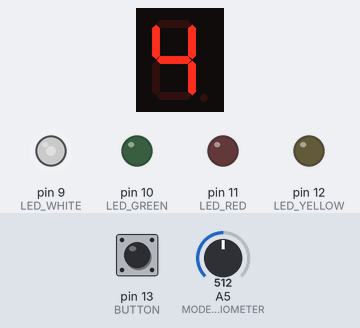
Bench run of a sketch on a simulated Arduino Uno, built with avr-gcc and run on an emulated ATmega328P. On the bench: 1-digit seven-segment display, output pins drawn as LEDs (lit = HIGH). Wiring (inferred from the names in the program): 1-digit 7-segment display, segments lit when HIGH: segments pin 2, pin 3, pin 4, pin 5, pin 6, pin 7, pin 8. Inputs (shaded band) come from the test bench; at power-on: A5 (MODE_POTENTIOMETER) = 512, pin 13 (BUTTON) LOW. Random numbers use the default seed unless the sketch sets one; the segment pins are drawn as the display they are named for; pins used as bus, display or sensor lines are not drawn; what the sketch prints to the serial monitor is not drawn.

Above: at 1.2 s.
1.3 s: A5 (MODE_POTENTIOMETER) set to 458
4.3 s: A5 (MODE_POTENTIOMETER) set to 442
At 4.8 s:
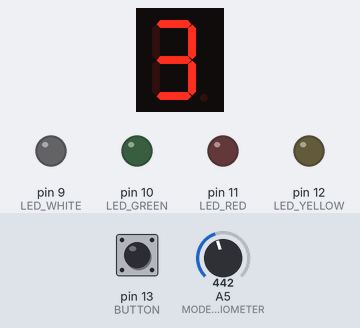
5.8 s: A5 (MODE_POTENTIOMETER) set to 716
At 6.05 s:
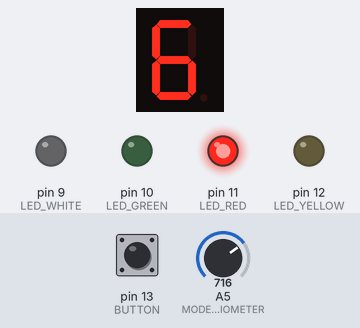
7.9 s: A5 (MODE_POTENTIOMETER) set to 688
9.4 s: A5 (MODE_POTENTIOMETER) set to 668
At 9.9 s:
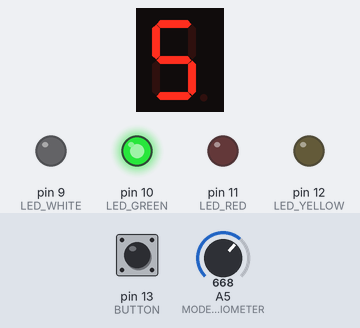
10.9 s: pin 13 (BUTTON) pulled HIGH for 0.15 s
At 12.0 s:
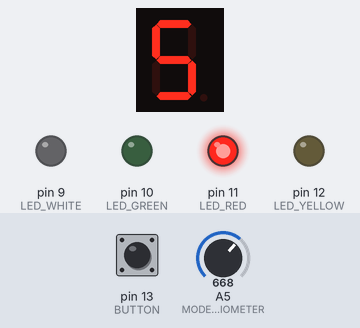
Timing chart, 0 to 13.5 s (numbered marks = the images above; inputs shaded):
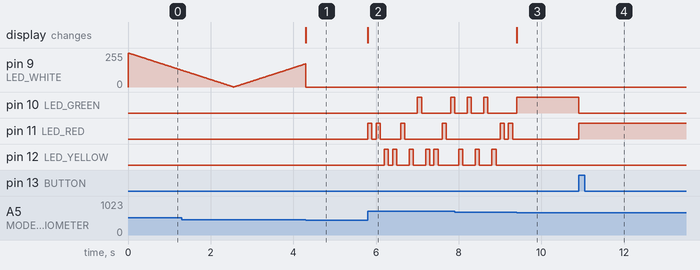

Measured:
- the behaviour switches between 452 and 451 on A5 (MODE_POTENTIOMETER) (found by bisection; images 0 and 1)
- the behaviour switches between 678 and 677 on A5 (MODE_POTENTIOMETER) (found by bisection; images 2 and 3)
- after the input at 4.3 s, the display: changes at once (image 1)
- after the input at 5.8 s, pin 10 (LED_GREEN): LOW → HIGH after 1.2 s, → LOW 0.10 s later, → HIGH 0.70 s later; pin 11 (LED_RED): LOW → HIGH at once, → LOW 0.10 s later, → HIGH 0.10 s later, → LOW 0.10 s later, … (8 changes in this stretch)
- after the input at 9.4 s, the display: changes at once (image 3)
- after the input at 10.9 s, pin 10 (LED_GREEN): HIGH → LOW at once; pin 11 (LED_RED): LOW → HIGH at once

The sketch:

8-tests.ino
```cpp
/*
  Robotteknologi
    (Test af Arduino forløb)

  Lavet af:
  > Asbjørn Steen Steffensen
  > Alexander Molberg Christiansen
  > Noah Jensen
*/

// ========== [ EZ Functions ] ==========
#define DW digitalWrite
#define DR digitalRead
#define AW analogWrite
#define AR analogRead


// ==========[ PINS ]==========
#define LED_YELLOW 12
#define LED_RED 11
#define LED_GREEN 10
#define LED_WHITE 9
#define POTENTIOMETER A0
#define MODE_POTENTIOMETER A5
#define BUTTON 13


// ==========[ CONTROL SEGMENT ]==========
#define PIN_A 2
#define PIN_B 3
#define PIN_C 4
#define PIN_D 5
#define PIN_E 6
#define PIN_F 7
#define PIN_G 8


// ==========[ GLOBAL VARIABLES ]==========
bool is_blinking = false;
bool can_toggle = false;
int mode = 0;


// ==========[ SETUP ]==========
void setup()
{
  Serial.begin(115200);

  // Outputs
  pinMode(LED_YELLOW, OUTPUT);          // gul led
  pinMode(LED_RED, OUTPUT);             // rød led
  pinMode(LED_GREEN, OUTPUT);           // grøn led
  pinMode(LED_WHITE, OUTPUT);          // grøn led

  // Inputs
  pinMode(POTENTIOMETER, INPUT);        // potentiometer
  pinMode(MODE_POTENTIOMETER, INPUT);   // potentiometer
  pinMode(BUTTON, INPUT);               // knap

  // Control segment
  pinMode(PIN_A, OUTPUT);
  pinMode(PIN_B, OUTPUT);
  pinMode(PIN_C, OUTPUT);
  pinMode(PIN_D, OUTPUT);
  pinMode(PIN_E, OUTPUT);
  pinMode(PIN_F, OUTPUT);
  pinMode(PIN_G, OUTPUT);
}


// ==========[ MAIN LOOP ]==========
void loop()
{
  ModePotentiometer();
  ControlSegment(mode);

  switch(mode)
  {
    case 1: blink(); break;
    case 2: BlinkMedUdskrift(); break;
    case 3: BlinkVedTryk(); break;
    case 4: VariereLysstyrkeIDiode(); break;
    case 5: SkiftMellemFarverKnap(); break;
    case 6: RandomColor(); break;
    case 7: TaendSlukDiodeMedPotentiometer(); break;
    case 8: BlinkAsyncronous(); break;

    default: Serial.println("Standby | Mode: " + String(mode)); break;
  }
}


// ==========[ CONTROL SEGMENT ]==========
void ControlSegment(int number)
{
  switch (number)
  {
    case 0: DW(PIN_A, 1); DW(PIN_B, 1); DW(PIN_C, 1); DW(PIN_D, 1); DW(PIN_E, 1); DW(PIN_F, 1); DW(PIN_G, 0); break;
    case 1: DW(PIN_A, 0); DW(PIN_B, 1); DW(PIN_C, 1); DW(PIN_D, 0); DW(PIN_E, 0); DW(PIN_F, 0); DW(PIN_G, 0); break;
    case 2: DW(PIN_A, 1); DW(PIN_B, 1); DW(PIN_C, 0); DW(PIN_D, 1); DW(PIN_E, 1); DW(PIN_F, 0); DW(PIN_G, 1); break;
    case 3: DW(PIN_A, 1); DW(PIN_B, 1); DW(PIN_C, 1); DW(PIN_D, 1); DW(PIN_E, 0); DW(PIN_F, 0); DW(PIN_G, 1); break;
    case 4: DW(PIN_A, 0); DW(PIN_B, 1); DW(PIN_C, 1); DW(PIN_D, 0); DW(PIN_E, 0); DW(PIN_F, 1); DW(PIN_G, 1); break;
    case 5: DW(PIN_A, 1); DW(PIN_B, 0); DW(PIN_C, 1); DW(PIN_D, 1); DW(PIN_E, 0); DW(PIN_F, 1); DW(PIN_G, 1); break;
    case 6: DW(PIN_A, 1); DW(PIN_B, 0); DW(PIN_C, 1); DW(PIN_D, 1); DW(PIN_E, 1); DW(PIN_F, 1); DW(PIN_G, 1); break;
    case 7: DW(PIN_A, 1); DW(PIN_B, 1); DW(PIN_C, 1); DW(PIN_D, 0); DW(PIN_E, 0); DW(PIN_F, 0); DW(PIN_G, 0); break;
    case 8: DW(PIN_A, 1); DW(PIN_B, 1); DW(PIN_C, 1); DW(PIN_D, 1); DW(PIN_E, 1); DW(PIN_F, 1); DW(PIN_G, 1); break;
    case 9: DW(PIN_A, 1); DW(PIN_B, 1); DW(PIN_C, 1); DW(PIN_D, 1); DW(PIN_E, 0); DW(PIN_F, 1); DW(PIN_G, 1); break;
  }
}


// ==========[ MODE POTENTIOMETER ]==========
void ModePotentiometer()
{
  int pot = AR(MODE_POTENTIOMETER);
  // 0 = 0
  // 1023 = 9

  int newmode = floor(pot / 113);
  if (newmode != mode)
  {
    mode = newmode;
    Serial.println("Mode: " + String(mode));
    TurnAllOff();
  }
}


// ==========[ Turn all LED's off ]==========
void TurnAllOff()
{
  DW(LED_GREEN, LOW);
  DW(LED_RED, LOW);
  DW(LED_YELLOW, LOW);
  DW(LED_WHITE, LOW);
}


// ==========[ Blink ]==========
void blink()
{
  // blink med 1 sek interval
  DW(LED_WHITE, HIGH);
  delay(1000);
  DW(LED_WHITE, LOW);
  delay(1000);
}


// ==========[ Blink med udskrift ]==========
void BlinkMedUdskrift()
{
  //Blinks an LED with a 1-second interval and prints "LED ON" and "LED OFF."
  DW(LED_WHITE, HIGH);
  Serial.println("LED ON");
  delay(1000);
  DW(LED_WHITE, LOW);
  Serial.println("LED OFF");
  delay(1000);
}


// ==========[ Blink ved tryk ]==========
void BlinkVedTryk()
{
  if (DR(BUTTON) == HIGH)
  {
    if (can_toggle)
    {
      is_blinking = !is_blinking;
      can_toggle = false;
    }
  }
  else
  {
    can_toggle = true;
  }
  Serial.println(is_blinking);
  if (is_blinking)
  {
    DW(LED_WHITE, HIGH);
    delay(100);
    DW(LED_WHITE, LOW);
    delay(100);
  }
}


// ==========[ Variere lysstyrke i diode ]==========
void VariereLysstyrkeIDiode()
{
  //Varies the brightness of an LED.
  static bool reverse = false;
  int time = millis() / 10 % 255;

  if (time == 0)
    reverse = !reverse;

  if (reverse)
    AW(LED_WHITE, abs(255 - time));
  else
    AW(LED_WHITE, time );

  // print boolean and value
  Serial.println(String(reverse) + " " + String(time)) ;

  delay(10);
}


// ==========[ Skift mellem farver ]==========
void SkiftMellemFarverKnap()
{
  // Changes LED colors on each button press.
  static int counter = 0;
  if (DR(BUTTON) == HIGH)
  {
    if (can_toggle)
    {
      counter++;
      can_toggle = false;
    }
  }
  else
  {
    can_toggle = true;
  }
  Serial.println(counter);

  switch (counter)
  {
    case 0: DW(LED_GREEN, 1); DW(LED_RED, 0); DW(LED_YELLOW, 0); break;
    case 1: DW(LED_GREEN, 0); DW(LED_RED, 1); DW(LED_YELLOW, 0); break;
    case 2: DW(LED_GREEN, 0); DW(LED_RED, 0); DW(LED_YELLOW, 1); break;
  }
  if (counter == 3)
  {
    counter = 0;
  }
}


// ==========[ Random color ]==========
void RandomColor()
{
  //Displays a random LED color
  int r = random(1, 4);
  switch (r)
  {
    case 1: DW(LED_GREEN, 1);   delay(100); DW(LED_GREEN, 0);   break;
    case 2: DW(LED_RED, 1);     delay(100); DW(LED_RED, 0);     break;
    case 3: DW(LED_YELLOW, 1);  delay(100); DW(LED_YELLOW, 0);  break;
  }
  delay(100);
}


// ==========[ Tænd og sluk diode med potentiometer ]==========
void TaendSlukDiodeMedPotentiometer()
{
  // turns an LED on and off using a potentiometer.
  int pot = AR(POTENTIOMETER);
  // print pot and the value divided by 4 in one print
  Serial.println(String(pot) + " " + String(floor(pot / 4)));
  AW(LED_WHITE, floor(pot / 4));
}


// ==========[ Blink Asyncronous ]==========
void BlinkAsyncronous () {
  //Asynchronously toggles LEDs based on time intervals.
  int time = millis();
  static bool GREEN = true;
  static bool YELLOW = true;
  static bool RED = true;

  if (time % 632 == 0){
    GREEN = !GREEN;
    DW(LED_GREEN, GREEN);

    Serial.println(GREEN);
  }
  if (time % 1345 == 0){
    Serial.println(YELLOW);
    YELLOW = !YELLOW;

    DW(LED_YELLOW, YELLOW);
  }
  if (time % 2234 == 0){
    RED = !RED;
    DW(LED_RED, RED);

    Serial.println(RED);
  }
  delay(1);
}
```
